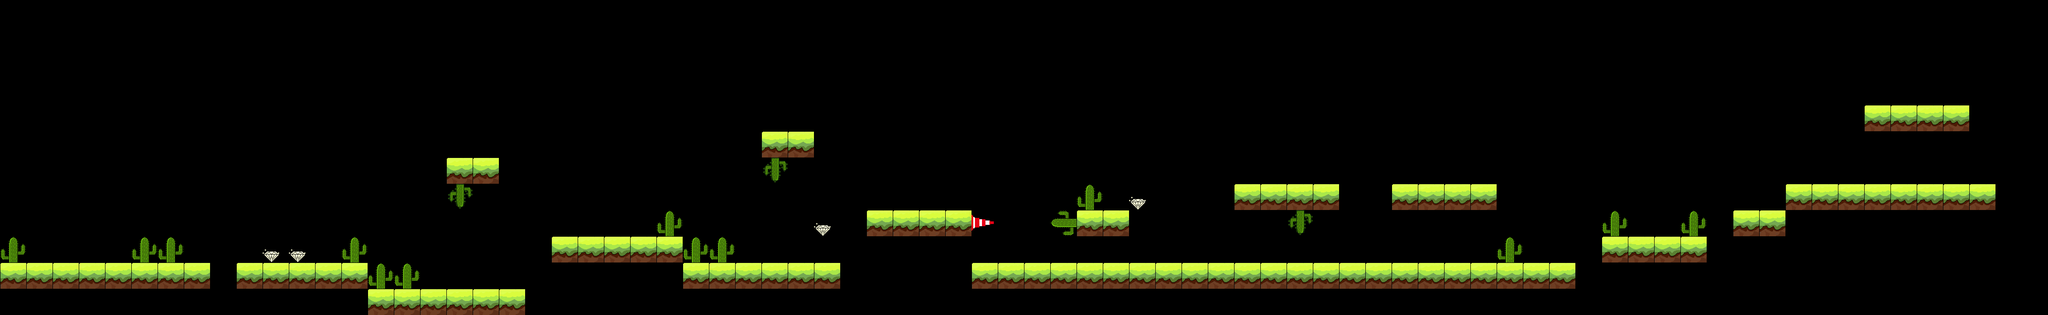

The image is a tile-based game level rendered from a .tmx file. Its description and source (layers, tilesets, objects; grid data summarised) follow:
An orthogonal 78x12 tile map with 60x60 px tiles, 7 tile layers (road1, stuck1, road2, stuck2, ...), 11 tilesets.

<map version="1.0" orientation="orthogonal" width="78" height="12" tilewidth="60" tileheight="60">
 <tileset firstgid="1" name="1" tilewidth="60" tileheight="60">
  <image source="mszy/road1.png" width="89" height="81" />
 </tileset>
 <tileset firstgid="2" name="stuck1" tilewidth="60" tileheight="120">
  <image source="mszy/stuck1.png" width="89" height="143" />
 </tileset>
 <tileset firstgid="3" name="icon_diamond" tilewidth="39" tileheight="30">
  <image source="mszy/icon_diamond.png" width="39" height="30" />
 </tileset>
 <tileset firstgid="4" name="下" tilewidth="60" tileheight="60">
  <image source="mszy/road1.png" width="89" height="81" />
 </tileset>
 <tileset firstgid="5" name="障碍下" tilewidth="60" tileheight="120">
  <image source="mszy/stuck2.png" width="89" height="143" />
 </tileset>
 <tileset firstgid="6" name="障碍右" tilewidth="120" tileheight="60">
  <image source="mszy/stuck4.png" width="143" height="89" />
 </tileset>
 <tileset firstgid="7" name="障碍左" tilewidth="120" tileheight="60">
  <image source="mszy/stuck3.png" width="143" height="89" />
 </tileset>
 <tileset firstgid="8" name="icon_zhangaiwu" tilewidth="60" tileheight="60">
  <image source="mszy/icon_zhangaiwu.png" width="60" height="63" />
 </tileset>
 <tileset firstgid="9" name="icon_zhangaiwu - 2" tilewidth="60" tileheight="60">
  <image source="mszy/icon_zhangaiwu - 2.png" width="60" height="63" />
 </tileset>
 <tileset firstgid="10" name="icon_zhangaiwu - 4" tilewidth="60" tileheight="60">
  <image source="mszy/icon_zhangaiwu - 4.png" width="63" height="60" />
 </tileset>
 <tileset firstgid="11" name="icon_zhangaiwu - 3" tilewidth="60" tileheight="60">
  <image source="mszy/icon_zhangaiwu - 3.png" width="63" height="60" />
 </tileset>
 <layer name="road1" width="78" height="12">
  <data>[936 cells, 71 non-empty, 1 distinct tile ids]</data>
 </layer>
 <layer name="stuck1" width="78" height="12">
  <data>[936 cells, 13 non-empty, 1 distinct tile ids]</data>
 </layer>
 <layer name="road2" width="78" height="12">
  <data>[936 cells, 18 non-empty, 1 distinct tile ids]</data>
 </layer>
 <layer name="stuck2" width="78" height="12">
  <data>[936 cells, 3 non-empty, 1 distinct tile ids]</data>
 </layer>
 <layer name="diamond" width="78" height="12">
  <data>[936 cells, 4 non-empty, 1 distinct tile ids]</data>
 </layer>
 <layer name="stuck3" width="78" height="12">
  <data>[936 cells, 1 non-empty, 1 distinct tile ids]</data>
 </layer>
 <layer name="stuck4" width="78" height="12">
  <data>[936 cells, 1 non-empty, 1 distinct tile ids]</data>
 </layer>
</map>